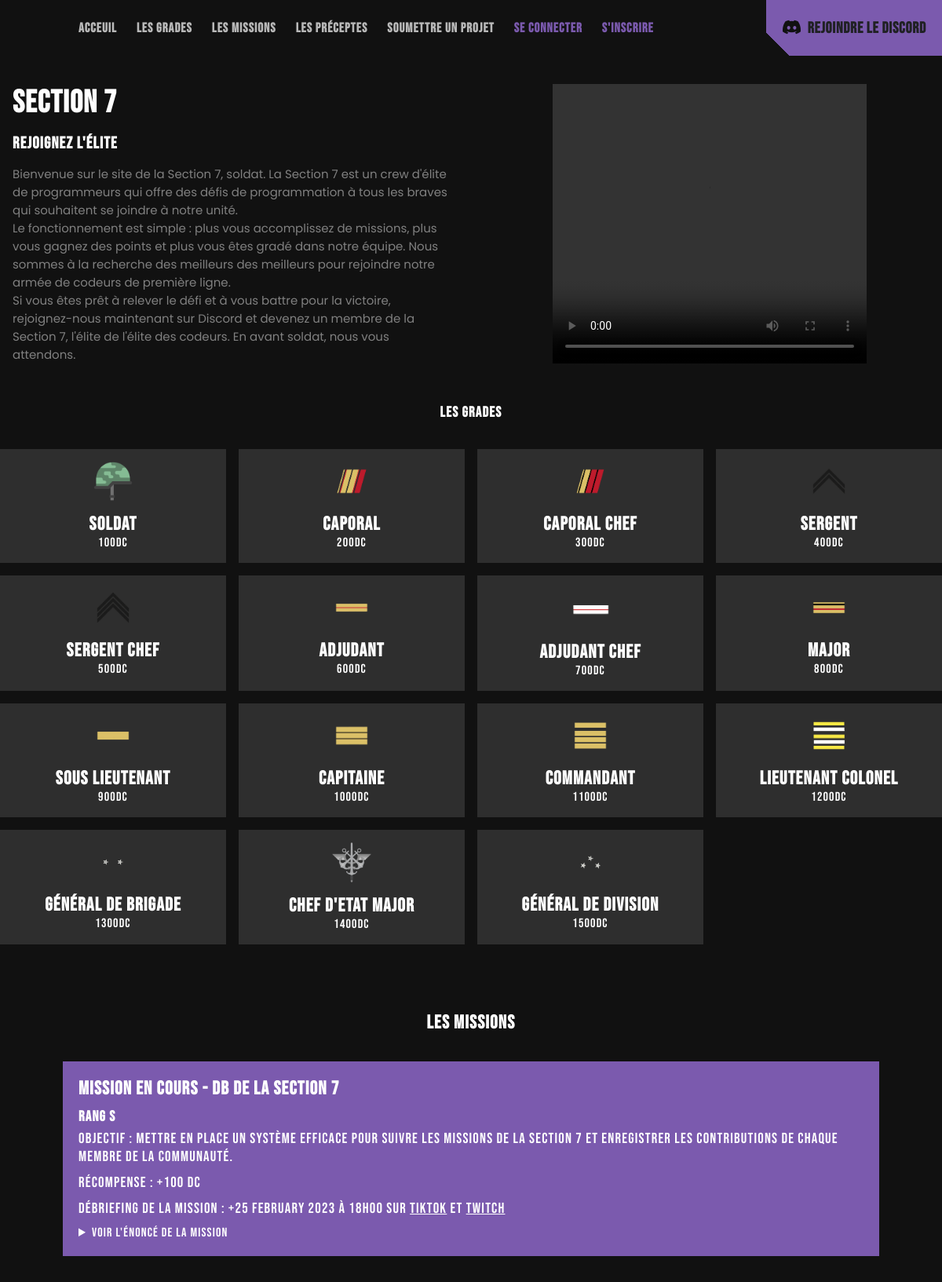
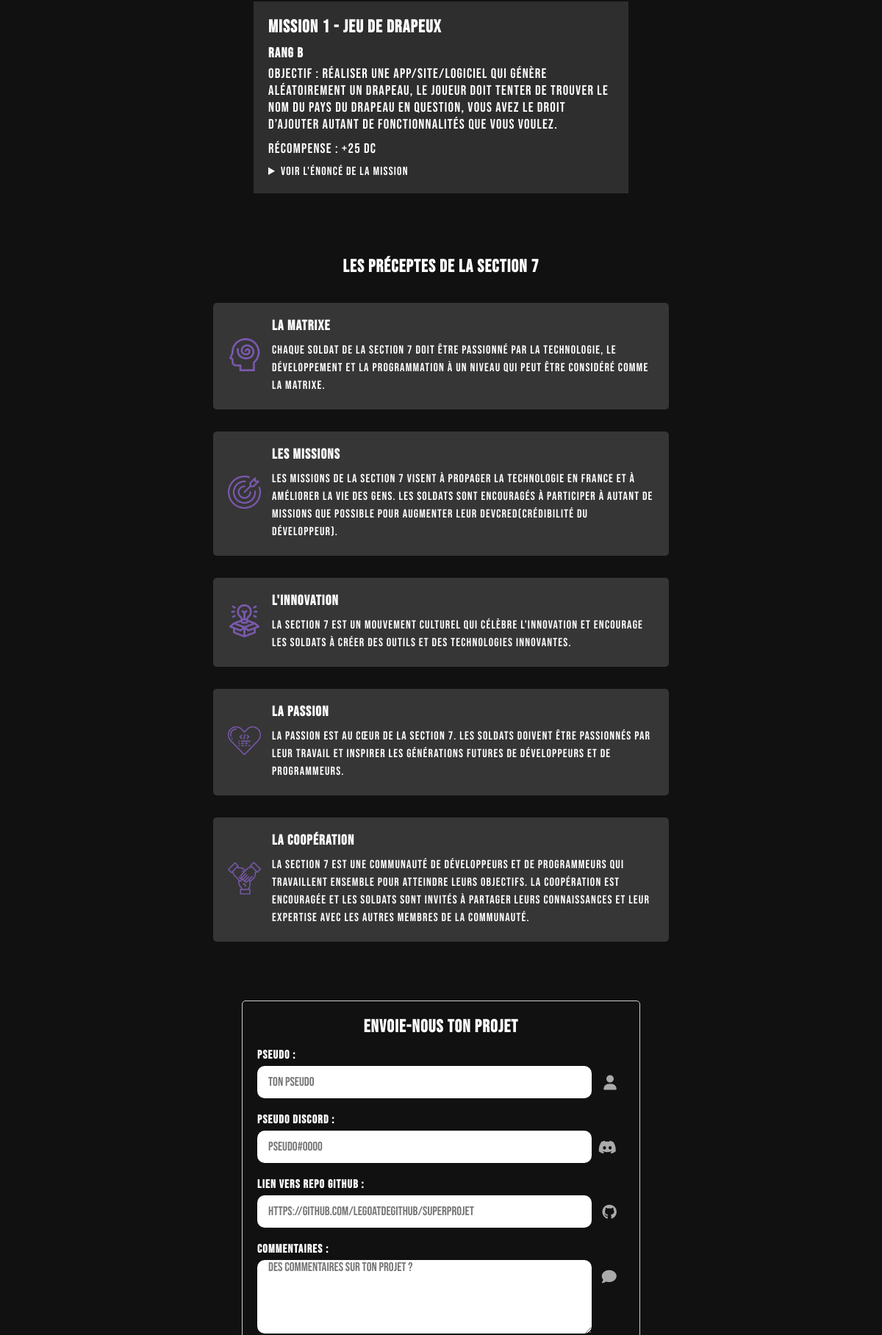
The page / (upper part) on the database its author committed (2 pictures, top to bottom).
### tables this page shows
CREATE TABLE `grades` (
  `image` varchar(55) NOT NULL DEFAULT 'helmet',
  `nom` varchar(55) NOT NULL,
  `dc` int(11) NOT NULL
);

CREATE TABLE `missions_desc` (
  `idMission` int(11) NOT NULL,
  `nomMission` varchar(300) NOT NULL,
  `rangMission` varchar(1) NOT NULL,
  `objectifMission` mediumtext NOT NULL,
  `recompense` int(11) NOT NULL,
  `enonce` text DEFAULT NULL,
  `statut` varchar(10000) NOT NULL,
  `deadline` datetime NOT NULL
);

CREATE TABLE `preceptes` (
  `idPrecepte` int(11) NOT NULL,
  `precepte` text NOT NULL,
  `description` text NOT NULL,
  `image` varchar(255) NOT NULL
);

### inc/grades.php (the view)
<?php
require('lib/db.php');
$stmt = $db->prepare('SELECT * FROM grades');
$stmt->execute();
$grades = $stmt->fetchAll();
?>
<section id="grades">
    <div class="gradesDesc">
        <h1 class="newSectionH1">Les Grades</h1>
    <div class="grades">
    <?php
            foreach ($grades as $grade) {
                echo '<div class="grade"><img src="src/media/'. $grade['image'] .'.png"><h2>'. $grade['nom'] .'</h2><p>'. $grade['dc'] .'DC</p></div>';
            }
        ?>
    </div>
</section>

### inc/missions.php (shortened to what this page needs)
<?php
require_once('lib/db.php');
$stmt = $db->prepare('SELECT * FROM missions_desc WHERE statut="A"');
$stmt->execute();
$row = $stmt->fetch();
$date_str = $row['deadline'];
$date = new DateTime($date_str);
$date_format = strftime('%e %B %Y à %Hh%M', $date->getTimestamp());
?>
<section class="missions" id="missions">
    <div class="container">
      <h2 class="newSectionH1">Les Missions</h2>
      <div class="mission-wrapper">
        <div class="mission urgent" style="max-width: 1000px;">
            <h3 class="mission-title">Mission en cours - <?php echo($row['nomMission']);?></h3>
            <h3>Rang <?php echo($row['rangMission']);?></h3>
            <h3 class="recomp">Objectif : <?php echo($row['objectifMission']); ?></h3>
            <h3 class="recomp">Récompense : <span>+<?php echo($row['recompense']);?> DC</span></h3>
            <h3 class="recomp">Débriefing de la mission : <span>+<?php echo $date_format;?></span> sur <a href="https://www.tiktok.com/@mauvetech"><u>TikTok</u> et <a href="https://www.twitch.tv/mauvetech"><u>Twitch</u ></a></h3>
            <details>
                <summary>Voir l'énoncé de la mission</summary>
            </details>
        </div>
        <?php
        $stmt = $db->prepare('SELECT * FROM missions_desc WHERE statut="F" LIMIT 3');
        $stmt->execute();
        $count = $stmt->rowCount();
        $oldMissions = $stmt->fetchAll();
        if ($count === 1) {
            foreach ($oldMissions as $oldMission) {
                echo '<div class="mission" style="max-width: 470px; margin: 0 auto; margin-top: 35px;">
                <h3 class="mission-title">Mission '. $oldMission['idMission'] .' - '. $oldMission['nomMission'] .'</h3>
                <h3>Rang '. $oldMission["rangMission"] .'</h3>
                <h3 class="recomp">Objectif : '.$oldMission["objectifMission"].'</h3>
                <h3 class="recomp">Récompense : <span>+'.$oldMission["recompense"].' DC</span></h3>
                <details>
                <summary>Voir l\'énoncé de la mission</summary>
                <p>'.$oldMission["enonce"].'</p>
                </details>
                </div>';
                echo '</div>';
            }
        }
    ?>
    </div>
</section>

### inc/preceptes.php
<section class="precepts-section" id="preceptes">
  <h2 class="newSectionH1">Les préceptes de la Section 7</h2>
  <?php
  $stmt = $db->prepare('SELECT * FROM preceptes');
  $stmt->execute();
  $preceptes = $stmt->fetchAll();
  ?>
  <div class="precepts-container">
    <?php
    foreach($preceptes as $precepte) {
      echo '
      <div class="precept" style="display: flex;align-items: center;">
        <div class="preceptLeft">
          <img class="precept-img" style="width: 45px;margin-right: 15px;" src="src/media/'.$precepte['image'].'.png">
        </div>
        <div class="preceptRight">
          <h3 class="precept-title">'.$precepte['precepte'].'</h3>
          <p class="precept-text">'.$precepte['description'].'</p>
        </div>
      </div>
      ';
    }
    ?>
  </div>
</section>

### style.css (style rules this page uses)
* { margin: 0; padding: 0; border: none; }
html { scroll-behavior: smooth; }
body { font-family: 'Bebas Neue'; letter-spacing: 1.19px; }
body { background-color: #111; }
a { all: unset; }
.newSectionH1 { margin-top: 35px; margin-bottom: 35px; text-align: center; color: #fff; }
.grade { background-color: #2e2e2e; color: white; padding: 1rem; text-align: center; }
.grades { max-width: 1395px; margin: 0 auto; display: grid; gap: 1rem; }
.grade img { width: 50px; margin-bottom: 10px; }
@media (min-width: 600px) { .grades { grid-template-columns: repeat(4, 1fr); } }
.missions { color: #fff; padding: 50px 0; }
.recomp { font-weight: normal; margin: 5px 0 10px 0; }
.mission-wrapper { display: flex; flex-direction: column; align-items: center; }
.mission { background-color: #2e2e2e; padding: 20px; margin-bottom: 20px; }
.urgent { background-color: #7b5aae; }
.mission-title { font-size: 24px; font-weight: bold; margin-bottom: 10px; }
.mission:first-child { margin: 0; }
.precepts-section { color: #fff; }
.precepts-container { display: flex; flex-wrap: wrap; justify-content: center; }
.precept { width: calc(50% - 20px); margin-bottom: 30px; background-color: #363636; border-radius: 5px; padding: 20px; }
.precept-title { font-size: 1.2rem; font-weight: bold; margin-bottom: 10px; }
.precept-text { font-size: 1rem; line-height: 1.5; }

### rows shown on the page
grades: image (picture), nom "Soldat", dc "100"
grades: image (picture), nom "Caporal", dc "200"
grades: image (picture), nom "Caporal Chef", dc "300"
grades: image (picture), nom "Sergent", dc "400"
grades: image (picture), nom "Sergent Chef", dc "500"
grades: image (picture), nom "Adjudant", dc "600"
grades: image (picture), nom "Adjudant Chef", dc "700"
grades: image (picture), nom "Major", dc "800"
grades: image (picture), nom "Sous Lieutenant", dc "900"
grades: image (picture), nom "Capitaine", dc "1000"
grades: image (picture), nom "Commandant", dc "1100"
grades: image (picture), nom "Lieutenant Colonel", dc "1200"
grades: image (picture), nom "Général de Brigade", dc "1300"
grades: image (picture), nom "Chef d'Etat Major", dc "1400"
grades: image (picture), nom "Général de Division", dc "1500"
missions_desc: nomMission "DB de la Section 7", rangMission "S", objectifMission "Mettre en place un système efficace pour suivre les missions de la Section 7 et enregistrer les contributions de chaque membre de la communauté.", recompense "100", deadline "25 February 2023 à 18h00"
missions_desc: idMission "1", nomMission "Jeu de Drapeux", rangMission "B", objectifMission "Réaliser une app/site/logiciel qui génère aléatoirement un drapeau, le joueur doit tenter de trouver le nom du pays du drapeau en question, vous avez le droit d’ajouter autant de fonctionnalités que vous voulez.", recompense "25"
preceptes: image (picture), precepte "La Matrixe", description "Chaque soldat de la Section 7 doit être passionné par la technologie, le développement et la programmation à un niveau qui peut être considéré comme la matrixe."
preceptes: image (picture), precepte "Les Missions", description "Les missions de la Section 7 visent à propager la technologie en France et à améliorer la vie des gens. Les soldats sont encouragés à participer à autant de missions que possible pour augmenter leur DevCred(Crédibilité du développeur)."
preceptes: image (picture), precepte "L'innovation", description "La Section 7 est un mouvement culturel qui célèbre l'innovation et encourage les soldats à créer des outils et des technologies innovantes."
preceptes: image (picture), precepte "La Passion", description "La passion est au cœur de la Section 7. Les soldats doivent être passionnés par leur travail et inspirer les générations futures de développeurs et de programmeurs."
preceptes: image (picture), precepte "La Coopération", description "La Section 7 est une communauté de développeurs et de programmeurs qui travaillent ensemble pour atteindre leurs objectifs. La coopération est encouragée et les soldats sont invités à partager leurs connaissances et leur expertise avec les autres membres de la communauté."
